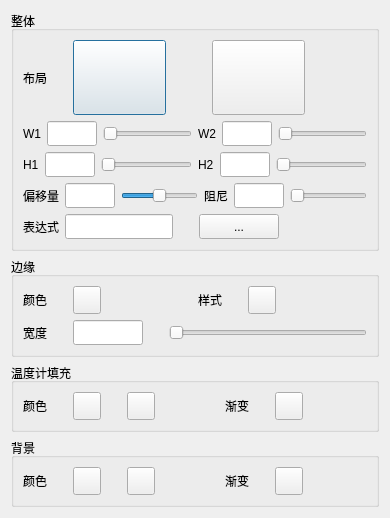
<?xml version="1.0" encoding="UTF-8"?>
<ui version="4.0">
 <class>CTemperatureDialog</class>
 <widget class="QDialog" name="CTemperatureDialog">
  <property name="geometry">
   <rect>
    <x>0</x>
    <y>0</y>
    <width>390</width>
    <height>496</height>
   </rect>
  </property>
  <property name="windowTitle">
   <string>Dialog</string>
  </property>
  <layout class="QGridLayout" name="gridLayout_5">
   <item row="0" column="0">
    <widget class="QGroupBox" name="groupBox">
     <property name="title">
      <string>整体</string>
     </property>
     <layout class="QGridLayout" name="gridLayout_2">
      <item row="0" column="0">
       <layout class="QHBoxLayout" name="horizontalLayout_4">
        <item>
         <widget class="QLabel" name="label_11">
          <property name="text">
           <string>布局</string>
          </property>
         </widget>
        </item>
        <item>
         <spacer name="horizontalSpacer">
          <property name="orientation">
           <enum>Qt::Horizontal</enum>
          </property>
          <property name="sizeType">
           <enum>QSizePolicy::Fixed</enum>
          </property>
          <property name="sizeHint" stdset="0">
           <size>
            <width>20</width>
            <height>20</height>
           </size>
          </property>
         </spacer>
        </item>
        <item>
         <widget class="QPushButton" name="temArrangeBtn">
          <property name="minimumSize">
           <size>
            <width>93</width>
            <height>75</height>
           </size>
          </property>
          <property name="maximumSize">
           <size>
            <width>93</width>
            <height>75</height>
           </size>
          </property>
          <property name="text">
           <string/>
          </property>
         </widget>
        </item>
        <item>
         <spacer name="horizontalSpacer_2">
          <property name="orientation">
           <enum>Qt::Horizontal</enum>
          </property>
          <property name="sizeType">
           <enum>QSizePolicy::Fixed</enum>
          </property>
          <property name="sizeHint" stdset="0">
           <size>
            <width>40</width>
            <height>20</height>
           </size>
          </property>
         </spacer>
        </item>
        <item>
         <widget class="QPushButton" name="temHelpBtn">
          <property name="minimumSize">
           <size>
            <width>93</width>
            <height>75</height>
           </size>
          </property>
          <property name="maximumSize">
           <size>
            <width>93</width>
            <height>75</height>
           </size>
          </property>
          <property name="text">
           <string/>
          </property>
         </widget>
        </item>
        <item>
         <spacer name="horizontalSpacer_3">
          <property name="orientation">
           <enum>Qt::Horizontal</enum>
          </property>
          <property name="sizeHint" stdset="0">
           <size>
            <width>40</width>
            <height>20</height>
           </size>
          </property>
         </spacer>
        </item>
       </layout>
      </item>
      <item row="1" column="0">
       <layout class="QHBoxLayout" name="horizontalLayout">
        <item>
         <widget class="QLabel" name="label_12">
          <property name="text">
           <string>W1</string>
          </property>
         </widget>
        </item>
        <item>
         <widget class="QLineEdit" name="W1_Edit">
          <property name="minimumSize">
           <size>
            <width>50</width>
            <height>25</height>
           </size>
          </property>
          <property name="maximumSize">
           <size>
            <width>50</width>
            <height>25</height>
           </size>
          </property>
         </widget>
        </item>
        <item>
         <widget class="QSlider" name="W1_Slider">
          <property name="minimum">
           <number>10</number>
          </property>
          <property name="maximum">
           <number>500</number>
          </property>
          <property name="orientation">
           <enum>Qt::Horizontal</enum>
          </property>
         </widget>
        </item>
        <item>
         <widget class="QLabel" name="label_14">
          <property name="text">
           <string>W2</string>
          </property>
         </widget>
        </item>
        <item>
         <widget class="QLineEdit" name="W2_Edit">
          <property name="minimumSize">
           <size>
            <width>50</width>
            <height>25</height>
           </size>
          </property>
          <property name="maximumSize">
           <size>
            <width>25</width>
            <height>50</height>
           </size>
          </property>
         </widget>
        </item>
        <item>
         <widget class="QSlider" name="W2_Slider">
          <property name="minimum">
           <number>10</number>
          </property>
          <property name="maximum">
           <number>500</number>
          </property>
          <property name="orientation">
           <enum>Qt::Horizontal</enum>
          </property>
         </widget>
        </item>
       </layout>
      </item>
      <item row="2" column="0">
       <layout class="QHBoxLayout" name="horizontalLayout_2">
        <item>
         <widget class="QLabel" name="label_13">
          <property name="text">
           <string>H1</string>
          </property>
         </widget>
        </item>
        <item>
         <widget class="QLineEdit" name="H1_Edit">
          <property name="minimumSize">
           <size>
            <width>50</width>
            <height>25</height>
           </size>
          </property>
          <property name="maximumSize">
           <size>
            <width>50</width>
            <height>25</height>
           </size>
          </property>
         </widget>
        </item>
        <item>
         <widget class="QSlider" name="H1_Slider">
          <property name="maximum">
           <number>300</number>
          </property>
          <property name="orientation">
           <enum>Qt::Horizontal</enum>
          </property>
         </widget>
        </item>
        <item>
         <widget class="QLabel" name="label_15">
          <property name="text">
           <string>H2</string>
          </property>
         </widget>
        </item>
        <item>
         <widget class="QLineEdit" name="H2_Edit">
          <property name="minimumSize">
           <size>
            <width>50</width>
            <height>25</height>
           </size>
          </property>
          <property name="maximumSize">
           <size>
            <width>50</width>
            <height>25</height>
           </size>
          </property>
         </widget>
        </item>
        <item>
         <widget class="QSlider" name="H2_Slider">
          <property name="maximum">
           <number>300</number>
          </property>
          <property name="orientation">
           <enum>Qt::Horizontal</enum>
          </property>
         </widget>
        </item>
       </layout>
      </item>
      <item row="3" column="0">
       <layout class="QHBoxLayout" name="horizontalLayout_3">
        <item>
         <widget class="QLabel" name="label_16">
          <property name="text">
           <string>偏移量</string>
          </property>
         </widget>
        </item>
        <item>
         <widget class="QLineEdit" name="offsetEdit">
          <property name="minimumSize">
           <size>
            <width>50</width>
            <height>25</height>
           </size>
          </property>
          <property name="maximumSize">
           <size>
            <width>50</width>
            <height>25</height>
           </size>
          </property>
         </widget>
        </item>
        <item>
         <widget class="QSlider" name="offsetSlider">
          <property name="minimum">
           <number>-550</number>
          </property>
          <property name="maximum">
           <number>550</number>
          </property>
          <property name="orientation">
           <enum>Qt::Horizontal</enum>
          </property>
         </widget>
        </item>
        <item>
         <widget class="QLabel" name="label_18">
          <property name="text">
           <string>阻尼</string>
          </property>
         </widget>
        </item>
        <item>
         <widget class="QLineEdit" name="stepEdit">
          <property name="minimumSize">
           <size>
            <width>50</width>
            <height>25</height>
           </size>
          </property>
          <property name="maximumSize">
           <size>
            <width>50</width>
            <height>25</height>
           </size>
          </property>
         </widget>
        </item>
        <item>
         <widget class="QSlider" name="stepSlider">
          <property name="maximum">
           <number>10</number>
          </property>
          <property name="orientation">
           <enum>Qt::Horizontal</enum>
          </property>
         </widget>
        </item>
       </layout>
      </item>
      <item row="4" column="0">
       <layout class="QHBoxLayout" name="horizontalLayout_5">
        <item>
         <widget class="QLabel" name="label_17">
          <property name="text">
           <string>表达式</string>
          </property>
         </widget>
        </item>
        <item>
         <widget class="QLineEdit" name="expEdit">
          <property name="minimumSize">
           <size>
            <width>0</width>
            <height>25</height>
           </size>
          </property>
          <property name="maximumSize">
           <size>
            <width>16777215</width>
            <height>25</height>
           </size>
          </property>
         </widget>
        </item>
        <item>
         <spacer name="horizontalSpacer_5">
          <property name="orientation">
           <enum>Qt::Horizontal</enum>
          </property>
          <property name="sizeType">
           <enum>QSizePolicy::Fixed</enum>
          </property>
          <property name="sizeHint" stdset="0">
           <size>
            <width>20</width>
            <height>20</height>
           </size>
          </property>
         </spacer>
        </item>
        <item>
         <widget class="QPushButton" name="expBtn">
          <property name="minimumSize">
           <size>
            <width>0</width>
            <height>25</height>
           </size>
          </property>
          <property name="maximumSize">
           <size>
            <width>16777215</width>
            <height>25</height>
           </size>
          </property>
          <property name="text">
           <string>...</string>
          </property>
         </widget>
        </item>
        <item>
         <spacer name="horizontalSpacer_6">
          <property name="orientation">
           <enum>Qt::Horizontal</enum>
          </property>
          <property name="sizeHint" stdset="0">
           <size>
            <width>40</width>
            <height>20</height>
           </size>
          </property>
         </spacer>
        </item>
       </layout>
      </item>
     </layout>
    </widget>
   </item>
   <item row="1" column="0">
    <widget class="QGroupBox" name="groupBox_2">
     <property name="title">
      <string>边缘</string>
     </property>
     <layout class="QGridLayout" name="gridLayout">
      <item row="0" column="0">
       <layout class="QHBoxLayout" name="horizontalLayout_6">
        <item>
         <widget class="QLabel" name="label">
          <property name="text">
           <string>颜色</string>
          </property>
         </widget>
        </item>
        <item>
         <spacer name="horizontalSpacer_7">
          <property name="orientation">
           <enum>Qt::Horizontal</enum>
          </property>
          <property name="sizeType">
           <enum>QSizePolicy::Fixed</enum>
          </property>
          <property name="sizeHint" stdset="0">
           <size>
            <width>20</width>
            <height>20</height>
           </size>
          </property>
         </spacer>
        </item>
        <item>
         <widget class="QPushButton" name="edgeColorBtn">
          <property name="minimumSize">
           <size>
            <width>28</width>
            <height>28</height>
           </size>
          </property>
          <property name="maximumSize">
           <size>
            <width>28</width>
            <height>28</height>
           </size>
          </property>
          <property name="text">
           <string/>
          </property>
         </widget>
        </item>
        <item>
         <spacer name="horizontalSpacer_8">
          <property name="orientation">
           <enum>Qt::Horizontal</enum>
          </property>
          <property name="sizeHint" stdset="0">
           <size>
            <width>40</width>
            <height>20</height>
           </size>
          </property>
         </spacer>
        </item>
        <item>
         <widget class="QLabel" name="label_2">
          <property name="text">
           <string>样式</string>
          </property>
         </widget>
        </item>
        <item>
         <spacer name="horizontalSpacer_9">
          <property name="orientation">
           <enum>Qt::Horizontal</enum>
          </property>
          <property name="sizeType">
           <enum>QSizePolicy::Fixed</enum>
          </property>
          <property name="sizeHint" stdset="0">
           <size>
            <width>20</width>
            <height>20</height>
           </size>
          </property>
         </spacer>
        </item>
        <item>
         <widget class="QPushButton" name="edgeStyleBtn">
          <property name="minimumSize">
           <size>
            <width>28</width>
            <height>28</height>
           </size>
          </property>
          <property name="maximumSize">
           <size>
            <width>28</width>
            <height>28</height>
           </size>
          </property>
          <property name="text">
           <string/>
          </property>
         </widget>
        </item>
        <item>
         <spacer name="horizontalSpacer_10">
          <property name="orientation">
           <enum>Qt::Horizontal</enum>
          </property>
          <property name="sizeHint" stdset="0">
           <size>
            <width>40</width>
            <height>20</height>
           </size>
          </property>
         </spacer>
        </item>
       </layout>
      </item>
      <item row="1" column="0">
       <layout class="QHBoxLayout" name="horizontalLayout_7">
        <item>
         <widget class="QLabel" name="label_3">
          <property name="text">
           <string>宽度</string>
          </property>
         </widget>
        </item>
        <item>
         <spacer name="horizontalSpacer_11">
          <property name="orientation">
           <enum>Qt::Horizontal</enum>
          </property>
          <property name="sizeType">
           <enum>QSizePolicy::Fixed</enum>
          </property>
          <property name="sizeHint" stdset="0">
           <size>
            <width>20</width>
            <height>20</height>
           </size>
          </property>
         </spacer>
        </item>
        <item>
         <widget class="QLineEdit" name="edgeWidEdit">
          <property name="minimumSize">
           <size>
            <width>70</width>
            <height>25</height>
           </size>
          </property>
          <property name="maximumSize">
           <size>
            <width>70</width>
            <height>25</height>
           </size>
          </property>
         </widget>
        </item>
        <item>
         <spacer name="horizontalSpacer_12">
          <property name="orientation">
           <enum>Qt::Horizontal</enum>
          </property>
          <property name="sizeType">
           <enum>QSizePolicy::Fixed</enum>
          </property>
          <property name="sizeHint" stdset="0">
           <size>
            <width>20</width>
            <height>20</height>
           </size>
          </property>
         </spacer>
        </item>
        <item>
         <widget class="QSlider" name="edgeWidSlider">
          <property name="minimum">
           <number>1</number>
          </property>
          <property name="maximum">
           <number>10</number>
          </property>
          <property name="orientation">
           <enum>Qt::Horizontal</enum>
          </property>
         </widget>
        </item>
       </layout>
      </item>
     </layout>
    </widget>
   </item>
   <item row="2" column="0">
    <widget class="QGroupBox" name="groupBox_3">
     <property name="title">
      <string>温度计填充</string>
     </property>
     <layout class="QGridLayout" name="gridLayout_3">
      <item row="0" column="0">
       <layout class="QHBoxLayout" name="horizontalLayout_8">
        <item>
         <widget class="QLabel" name="label_7">
          <property name="text">
           <string>颜色</string>
          </property>
         </widget>
        </item>
        <item>
         <spacer name="horizontalSpacer_14">
          <property name="orientation">
           <enum>Qt::Horizontal</enum>
          </property>
          <property name="sizeType">
           <enum>QSizePolicy::Fixed</enum>
          </property>
          <property name="sizeHint" stdset="0">
           <size>
            <width>20</width>
            <height>20</height>
           </size>
          </property>
         </spacer>
        </item>
        <item>
         <widget class="QPushButton" name="tempColor1Btn">
          <property name="minimumSize">
           <size>
            <width>28</width>
            <height>28</height>
           </size>
          </property>
          <property name="maximumSize">
           <size>
            <width>28</width>
            <height>28</height>
           </size>
          </property>
          <property name="text">
           <string/>
          </property>
         </widget>
        </item>
        <item>
         <spacer name="horizontalSpacer_15">
          <property name="orientation">
           <enum>Qt::Horizontal</enum>
          </property>
          <property name="sizeType">
           <enum>QSizePolicy::Fixed</enum>
          </property>
          <property name="sizeHint" stdset="0">
           <size>
            <width>20</width>
            <height>20</height>
           </size>
          </property>
         </spacer>
        </item>
        <item>
         <widget class="QPushButton" name="tempColor2Btn">
          <property name="minimumSize">
           <size>
            <width>28</width>
            <height>28</height>
           </size>
          </property>
          <property name="maximumSize">
           <size>
            <width>28</width>
            <height>28</height>
           </size>
          </property>
          <property name="text">
           <string/>
          </property>
         </widget>
        </item>
        <item>
         <spacer name="horizontalSpacer_16">
          <property name="orientation">
           <enum>Qt::Horizontal</enum>
          </property>
          <property name="sizeHint" stdset="0">
           <size>
            <width>40</width>
            <height>20</height>
           </size>
          </property>
         </spacer>
        </item>
        <item>
         <widget class="QLabel" name="label_8">
          <property name="text">
           <string>渐变</string>
          </property>
         </widget>
        </item>
        <item>
         <spacer name="horizontalSpacer_18">
          <property name="orientation">
           <enum>Qt::Horizontal</enum>
          </property>
          <property name="sizeType">
           <enum>QSizePolicy::Fixed</enum>
          </property>
          <property name="sizeHint" stdset="0">
           <size>
            <width>20</width>
            <height>20</height>
           </size>
          </property>
         </spacer>
        </item>
        <item>
         <widget class="QPushButton" name="tempGradBtn">
          <property name="minimumSize">
           <size>
            <width>28</width>
            <height>28</height>
           </size>
          </property>
          <property name="maximumSize">
           <size>
            <width>28</width>
            <height>28</height>
           </size>
          </property>
          <property name="text">
           <string/>
          </property>
         </widget>
        </item>
        <item>
         <spacer name="horizontalSpacer_17">
          <property name="orientation">
           <enum>Qt::Horizontal</enum>
          </property>
          <property name="sizeHint" stdset="0">
           <size>
            <width>40</width>
            <height>20</height>
           </size>
          </property>
         </spacer>
        </item>
       </layout>
      </item>
     </layout>
    </widget>
   </item>
   <item row="3" column="0">
    <widget class="QGroupBox" name="groupBox_4">
     <property name="title">
      <string>背景</string>
     </property>
     <layout class="QGridLayout" name="gridLayout_4">
      <item row="0" column="0">
       <layout class="QHBoxLayout" name="horizontalLayout_9">
        <item>
         <widget class="QLabel" name="label_9">
          <property name="text">
           <string>颜色</string>
          </property>
         </widget>
        </item>
        <item>
         <spacer name="horizontalSpacer_19">
          <property name="orientation">
           <enum>Qt::Horizontal</enum>
          </property>
          <property name="sizeType">
           <enum>QSizePolicy::Fixed</enum>
          </property>
          <property name="sizeHint" stdset="0">
           <size>
            <width>20</width>
            <height>20</height>
           </size>
          </property>
         </spacer>
        </item>
        <item>
         <widget class="QPushButton" name="bkColor1Btn">
          <property name="minimumSize">
           <size>
            <width>28</width>
            <height>28</height>
           </size>
          </property>
          <property name="maximumSize">
           <size>
            <width>28</width>
            <height>28</height>
           </size>
          </property>
          <property name="text">
           <string/>
          </property>
         </widget>
        </item>
        <item>
         <spacer name="horizontalSpacer_20">
          <property name="orientation">
           <enum>Qt::Horizontal</enum>
          </property>
          <property name="sizeType">
           <enum>QSizePolicy::Fixed</enum>
          </property>
          <property name="sizeHint" stdset="0">
           <size>
            <width>20</width>
            <height>20</height>
           </size>
          </property>
         </spacer>
        </item>
        <item>
         <widget class="QPushButton" name="bkColor2Btn">
          <property name="minimumSize">
           <size>
            <width>28</width>
            <height>28</height>
           </size>
          </property>
          <property name="maximumSize">
           <size>
            <width>28</width>
            <height>28</height>
           </size>
          </property>
          <property name="text">
           <string/>
          </property>
         </widget>
        </item>
        <item>
         <spacer name="horizontalSpacer_21">
          <property name="orientation">
           <enum>Qt::Horizontal</enum>
          </property>
          <property name="sizeHint" stdset="0">
           <size>
            <width>40</width>
            <height>20</height>
           </size>
          </property>
         </spacer>
        </item>
        <item>
         <widget class="QLabel" name="label_10">
          <property name="text">
           <string>渐变</string>
          </property>
         </widget>
        </item>
        <item>
         <spacer name="horizontalSpacer_22">
          <property name="orientation">
           <enum>Qt::Horizontal</enum>
          </property>
          <property name="sizeType">
           <enum>QSizePolicy::Fixed</enum>
          </property>
          <property name="sizeHint" stdset="0">
           <size>
            <width>20</width>
            <height>20</height>
           </size>
          </property>
         </spacer>
        </item>
        <item>
         <widget class="QPushButton" name="bkGradBtn">
          <property name="minimumSize">
           <size>
            <width>28</width>
            <height>28</height>
           </size>
          </property>
          <property name="maximumSize">
           <size>
            <width>28</width>
            <height>28</height>
           </size>
          </property>
          <property name="text">
           <string/>
          </property>
         </widget>
        </item>
        <item>
         <spacer name="horizontalSpacer_23">
          <property name="orientation">
           <enum>Qt::Horizontal</enum>
          </property>
          <property name="sizeHint" stdset="0">
           <size>
            <width>40</width>
            <height>20</height>
           </size>
          </property>
         </spacer>
        </item>
       </layout>
      </item>
     </layout>
    </widget>
   </item>
  </layout>
 </widget>
 <resources/>
 <connections/>
</ui>
